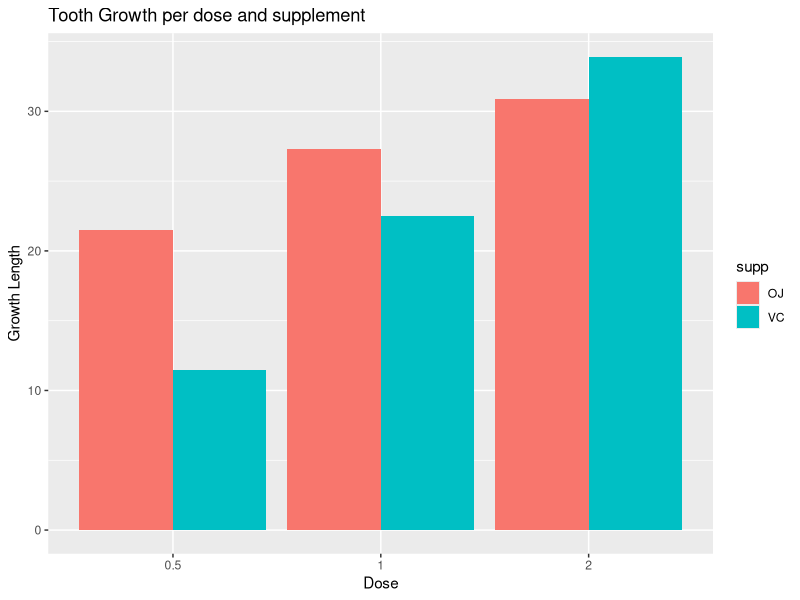

Generate this figure with R:
####################################################
# Statistical Inference Project Part II
####################################################
####################################################

## Part 2 Basic Inferential Data Analysis
#
# Now in the second portion of the project, we're going to analyze the ToothGrowth data in the R datasets package.
# 
# Load the ToothGrowth data and perform some basic exploratory data analyses
# Provide a basic summary of the data.
# Use confidence intervals and/or hypothesis tests to compare tooth growth by supp and dose. (Only use the techniques from class, even if there's other approaches worth considering)
# State your conclusions and the assumptions needed for your conclusions.

#load libraries
library(dplyr)
library(ggplot2)

#Define Variables for simulation
set.seed(100) # set the seed value for reproducibility

#Load Data
data("ToothGrowth")

#plot data preparation
plotdata <- ggplot(ToothGrowth, aes(as.factor(dose),len,fill = supp))
plotdata <- plotdata + geom_bar(stat = "identity", position = "dodge") + 
    labs(title = "Tooth Growth per dose and supplement", 
         x = "Dose", y = "Growth Length")


#Preview of data
head(ToothGrowth,15)

#Detail of data
str(ToothGrowth)

#Data Summary
summary(ToothGrowth)

#plot data
plotdata

#Compare tooth growth by supplement using a t-test.
t_gr_sup <- t.test(len~supp,data=ToothGrowth)
cat("Conf Int:",t_gr_sup$conf.int,"p-value",t_gr_sup$p.value)

#Compare tooth growth by supplement using a t-test.
# doses 1 and 2
t_gr_dose_1_2 <- t.test(len~dose,data=subset(ToothGrowth,dose %in% c(1, 2)))
cat("Conf Int:",t_gr_dose_1_2$conf.int,"p-value",t_gr_dose_1_2$p.value)

#Compare tooth growth by supplement using a t-test.
# doses .5 and 1
t_gr_dose_5_1 <- t.test(len~dose,data=subset(ToothGrowth,dose %in% c(.5, 1)))
cat("Conf Int:",t_gr_dose_5_1$conf.int,"p-value",t_gr_dose_5_1$p.value)

#Compare tooth growth by supplement using a t-test.
# doses .5 and 2
t_gr_dose_5_2 <- t.test(len~dose,data=subset(ToothGrowth,dose %in% c(0.5, 2)))
cat("Conf Int:",t_gr_dose_5_2$conf.int,"p-value",t_gr_dose_5_2$p.value)

